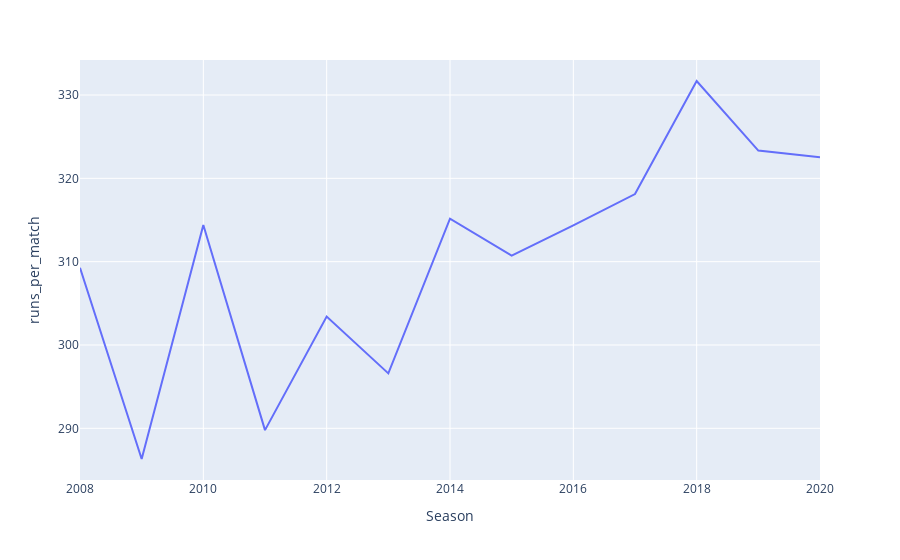

Notebook source saved alongside this figure:
### Code cell
#Now add a new column
runs_per_season['runs_per_match'] = runs_per_season['total_runs']/runs_per_season['matches']
fig = px.line(data_frame=runs_per_season, x=runs_per_season['Season'],y=runs_per_season['runs_per_match'])
fig.show()

### Figure 1 — Plotly figure (JSON) as saved in the notebook; plotly's stock layout.template omitted (floating-point values rounded to 4 significant figures)
{"data": [{"hovertemplate": "Season=%{x}<br>runs_per_match=%{y}<extra></extra>", "legendgroup": "", "line": {"color": "#636efa", "dash": "solid"}, "marker": {"symbol": "circle"}, "mode": "lines", "name": "", "orientation": "v", "showlegend": false, "type": "scatter", "x": [2008, 2009, 2010, 2011, 2012, 2013, 2014, 2015, 2016, 2017, 2018, 2019, 2020], "xaxis": "x", "y": [309.3, 286.3, 314.4, 289.8, 303.4, 296.6, 315.1, 310.7, 314.4, 318.1, 331.7, 323.3, 322.5], "yaxis": "y"}], "layout": {"legend": {"tracegroupgap": 0}, "margin": {"t": 60}, "xaxis": {"anchor": "y", "domain": [0, 1], "title": {"text": "Season"}}, "yaxis": {"anchor": "x", "domain": [0, 1], "title": {"text": "runs_per_match"}}}}
